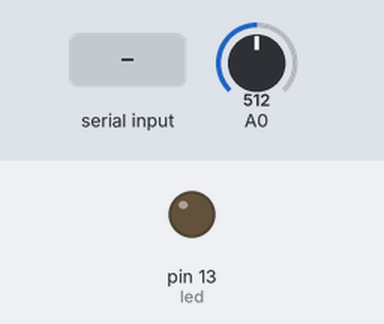
This sketch was run on a simulated Arduino Uno, built with avr-gcc and run on an emulated ATmega328P. On the bench: output pins drawn as LEDs (lit = HIGH). Inputs (shaded band) come from the test bench; at power-on: A0 = 512. What the sketch prints to the serial monitor is not drawn.

Above: at 1.2 s.
1.3 s: "on%" received over Serial
At 1.9 s:
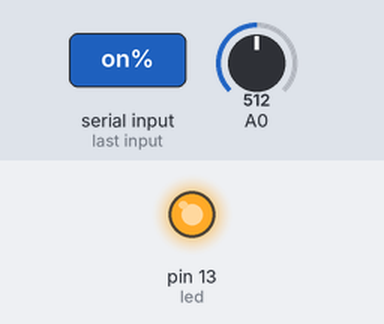
2.8 s: "off%" received over Serial
At 4.2 s:
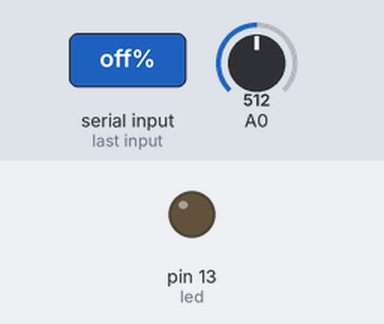
Timing chart, 0 to 5.8 s (numbered marks = the images above; inputs shaded):
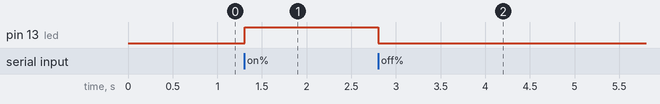

Measured:
- after the input at 1.3 s, pin 13 (led): LOW → HIGH at once
- after the input at 2.8 s, pin 13 (led): HIGH → LOW at once

The sketch:

nodeArduinotutorial.ino
```cpp
int led = 13;

void setup() {
  Serial.begin(9600);
  pinMode(led, OUTPUT);
  digitalWrite(led, LOW);
}

void loop() {
  if (Serial.available() > 0) {
    String income = Serial.readStringUntil('%');
    if (income == "on") {
      digitalWrite(led, HIGH);
    } else if (income == "off") {
      digitalWrite(led, LOW);
    }
  }
  int sensor = analogRead(A0);
  Serial.println(String(sensor));
}
```
